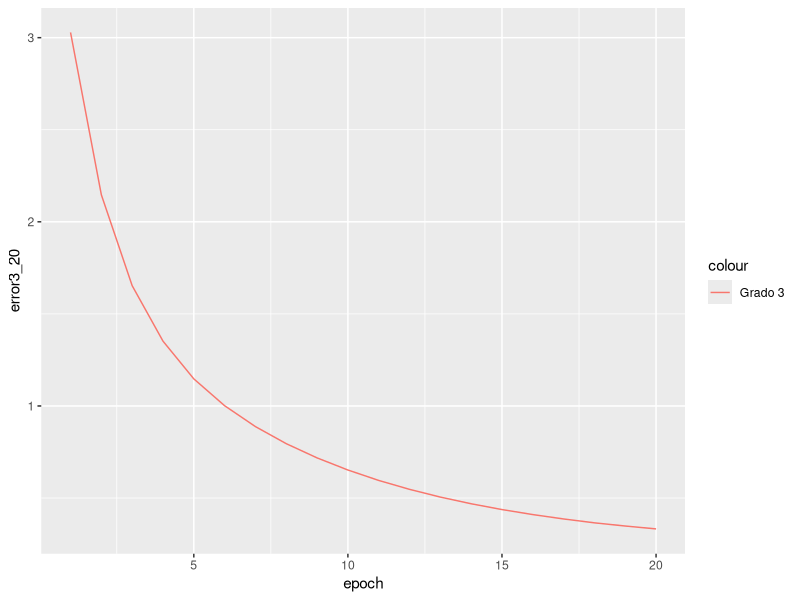

Here is the R script that generated this plot: (Note: this script raises an error after producing the figure.)
library(ggplot2)

results3_20 <- read.csv('Results3A_3_20.csv')
results5_20 <- read.csv('Results3A_5_20.csv')
results7_20 <- read.csv('Results3A_7_20.csv')
epoch <- results3_20$epoch
error3_20 <- results3_20$error
error5_20 <- results5_20$error
error7_20 <- results7_20$error
error20 <- data.frame(epoch, error3_20, error5_20, error7_20)
ggplot(error20) + geom_line(aes(x=epoch, y=error3_20, color="Grado 3")) 
+ geom_line(aes(x=epoch, y=error5_20, color="Grado 5")) 
+ geom_line(aes(x=epoch, y=error7_20, color="Grado 7")) 
+ scale_color_discrete(name="Grado del polinomio") 
+ ylab('Error cuadrático medio') 
+ theme(legend.key.size = unit(0.5, 'cm'), legend.title = element_text(size=10))

results3_50 <- read.csv('Results3A_3_50.csv')
results5_50 <- read.csv('Results3A_5_50.csv')
results7_50 <- read.csv('Results3A_7_50.csv')
epoch <- results3_50$epoch
error3_50 <- results3_50$error
error5_50 <- results5_50$error
error7_50 <- results7_50$error
error50 <- data.frame(epoch, error3_50, error5_50, error7_50)
ggplot(error50) + geom_line(aes(x=epoch, y=error3_50, color="Grado 3")) + geom_line(aes(x=epoch, y=error5_50, color="Grado 5")) + geom_line(aes(x=epoch, y=error7_50, color="Grado 7")) + scale_color_discrete(name="Grado del polinomio") + ylab('Error cuadrático medio') + theme(legend.key.size = unit(0.5, 'cm'), legend.title = element_text(size=10))


results3_100 <- read.csv('Results3A_3_100.csv')
results5_100 <- read.csv('Results3A_5_100.csv')
results7_100 <- read.csv('Results3A_7_100.csv')
epoch <- results3_100$epoch
error3_100 <- results3_100$error
error5_100 <- results5_100$error
error7_100 <- results7_100$error
error100 <- data.frame(epoch, error3_100, error5_100, error7_100)
ggplot(error100) + geom_line(aes(x=epoch, y=error3_100, color="Grado 3")) + geom_line(aes(x=epoch, y=error5_100, color="Grado 5")) + geom_line(aes(x=epoch, y=error7_100, color="Grado 7")) + scale_color_discrete(name="Grado del polinomio") + ylab('Error cuadrático medio') + theme(legend.key.size = unit(0.5, 'cm'), legend.title = element_text(size=10))